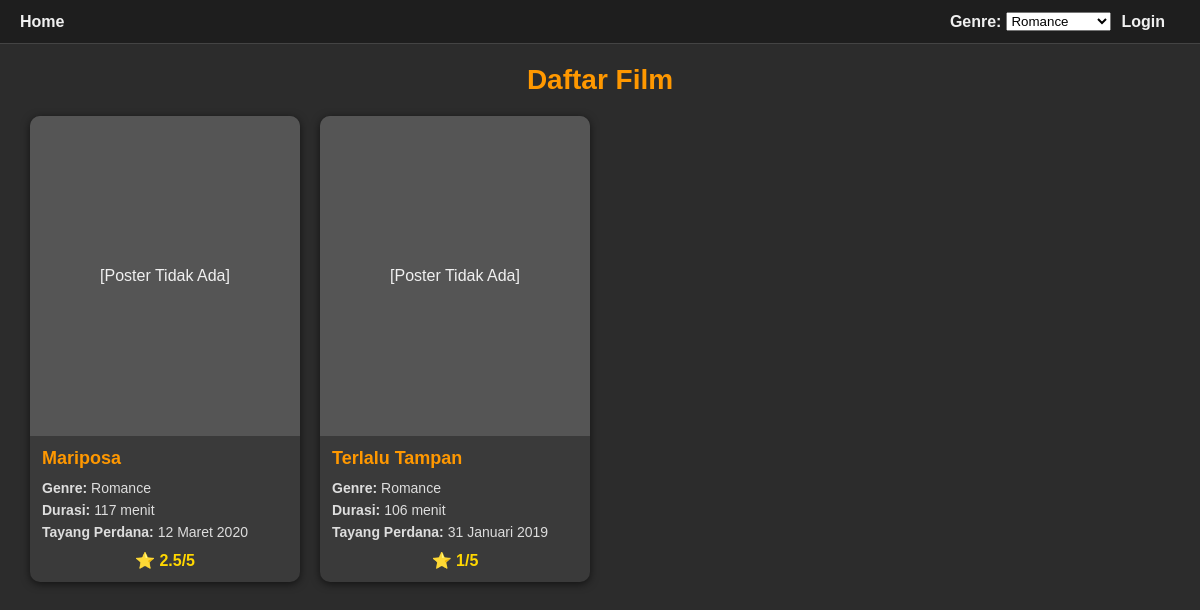
Screenshot of /dashboard_users.php?genre=Romance with the database file from the repository.
### tables this page shows
CREATE TABLE films(
id INTEGER PRIMARY KEY AUTOINCREMENT,
judul TEXT NOT NULL,
genre TEXT NOT NULL,
durasi TEXT NOT NULL,
jadwal TEXT NOT NULL,
sinopsis TEXT,
poster TEXT,
trailer TEXT
);

### dashboard_users.php (the view, shortened to what this page needs)
<?php
try {
    $db = new PDO("sqlite:listfilm.db");
    $db->setAttribute(PDO::ATTR_ERRMODE, PDO::ERRMODE_EXCEPTION);
$filter_genre = $_GET['genre'] ?? '';
$query = "SELECT * FROM films";
$params = [];
if ($filter_genre) {
    $query .= " WHERE genre = :genre";
    $params[':genre'] = $filter_genre;
}
$stmt = $db->prepare($query);
$stmt->execute($params);
$films = $stmt->fetchAll(PDO::FETCH_ASSOC);
    $ratings = [];
    $stmt = $db->query("SELECT * FROM ratings");
    while ($row = $stmt->fetch(PDO::FETCH_ASSOC)) {
        $ratings[$row['film_id']][] = $row;
    }
    $avgRatings = [];
    foreach ($films as $f) {
        if (!empty($ratings[$f['id']])) {
            $sum = array_sum(array_column($ratings[$f['id']], 'rating'));
            $avgRatings[$f['id']] = $sum / count($ratings[$f['id']]);
        } else {
            $avgRatings[$f['id']] = 0;
        }
    }
    usort($films, function($a, $b) use ($avgRatings) {
        return $avgRatings[$b['id']] <=> $avgRatings[$a['id']];
    });
    $genreList = $db->query("SELECT DISTINCT genre FROM films ORDER BY genre ASC")->fetchAll(PDO::FETCH_COLUMN);
} catch (Exception $e) {
    die("DB Error: " . $e->getMessage());
}
?>
<!DOCTYPE html>
<html lang="id">
<head>
</head>
<body>
<div class="topbar">
    <div>
        <a href="index.php">Home</a>
    </div>
    <div style="display:flex; align-items:center; gap:10px;">
         <form method="get" style="margin:0; display:flex; align-items:center; gap:5px;">
            <label style="font-weight:bold; color:#f0f0f0;">Genre:</label>
            <select name="genre" onchange="this.form.submit()">
                <?php foreach ($genreList as $genre): ?>
                    <option
                        value="<?php echo htmlspecialchars($genre); ?>"
                        <?php echo ($filter_genre === $genre) ? 'selected' : ''; ?>
                    >
                        <?php echo htmlspecialchars($genre); ?>
                    </option>
                <?php endforeach; ?>
            </select>
        </form>
        <?php if (isset($_SESSION['username'])): ?>
            <span>Halo, <?php echo htmlspecialchars($_SESSION['username']); ?></span>
            <a href="logout.php" style="color:red;margin-left:10px;">Logout</a>
        <?php else: ?>
            <a href="login.php">Login</a>
        <?php endif; ?>
    </div>
</div>
<h2>Daftar Film</h2>
<?php if ($films): ?>
<div class="film-grid">
    <?php foreach ($films as $film): ?>
    <div class="film-card">
        <?php
            $safeName = strtolower(str_replace(" ", "_", $film['judul']));
            $posterPath = "uploads/" . $safeName . ".jpg";
            if (file_exists($posterPath)) {
                echo "<img src='".$posterPath."' alt='".htmlspecialchars($film['judul'])."'>";
            } else {
                echo "<div style='height:320px; display:flex; align-items:center; justify-content:center; background:#555; color:#f0f0f0;'>[Poster Tidak Ada]</div>";
            }
        ?>
        <div class="film-content">
            <h3><a href="detail_film.php?id=<?php echo $film['id']; ?>"><?php echo htmlspecialchars($film['judul']); ?></a></h3>
            <p><strong>Genre:</strong> <?php echo htmlspecialchars($film['genre']); ?></p>
            <p><strong>Durasi:</strong> <?php echo htmlspecialchars($film['durasi']); ?> menit</p>
            <p><strong>Tayang Perdana:</strong> <?php echo htmlspecialchars($film['jadwal']); ?></p>
            <?php
            if ($avgRatings[$film['id']] > 0) {
                echo "<div class='rating-box'>⭐ " . round($avgRatings[$film['id']],1) . "/5</div>";
            } else {
                echo "<i>Belum ada rating</i>";
            }
            ?>
        </div>
    </div>
    <?php endforeach; ?>
</div>
<?php else: ?>
<p style="text-align:center; font-size:18px;">Belum ada film.</p>
<?php endif; ?>
</body>
</html>

### dashboard_users.php (style rules this page uses)
body { font-family: Arial, sans-serif; margin:0; background:#2c2c2c; color:#f0f0f0; }
.topbar { background:#1e1e1e; padding:12px 20px; display:flex; justify-content:space-between; align-items:center; border-bottom:1px solid #444; }
.topbar a, .topbar span { color:#f0f0f0; margin-right:15px; text-decoration:none; font-weight:bold; }
h2 { text-align:center; margin:20px 0; font-size:28px; color:#ff9800; }
.film-grid { display:grid; grid-template-columns: repeat(auto-fill, minmax(220px, 1fr)); gap:20px; width:95%; margin:20px auto; }
.film-card { background:#3a3a3a; border-radius:10px; box-shadow:0 2px 8px rgba(0,0,0,0.6); overflow:hidden; transition:transform 0.3s; display:flex; flex-direction:column; }
.film-content { padding:12px; flex:1; display:flex; flex-direction:column; justify-content:space-between; }
.film-content h3 { font-size:18px; margin:0 0 8px 0; color:#ff9800; }
.film-content h3 a { text-decoration:none; color:#ff9800; }
.film-content p { margin:3px 0; font-size:14px; color:#ddd; }
.rating-box { margin-top:8px; font-weight:bold; color:gold; text-align:center; }

### rows the page displays
films: shows "[Poster Tidak Ada]", judul "Mariposa", genre "Romance", durasi "117", jadwal "12 Maret 2020", id "2.5"
films: shows "[Poster Tidak Ada]", judul "Terlalu Tampan", genre "Romance", durasi "106", jadwal "31 Januari 2019", id "1"

### other values shown
form field genre "Romance"
